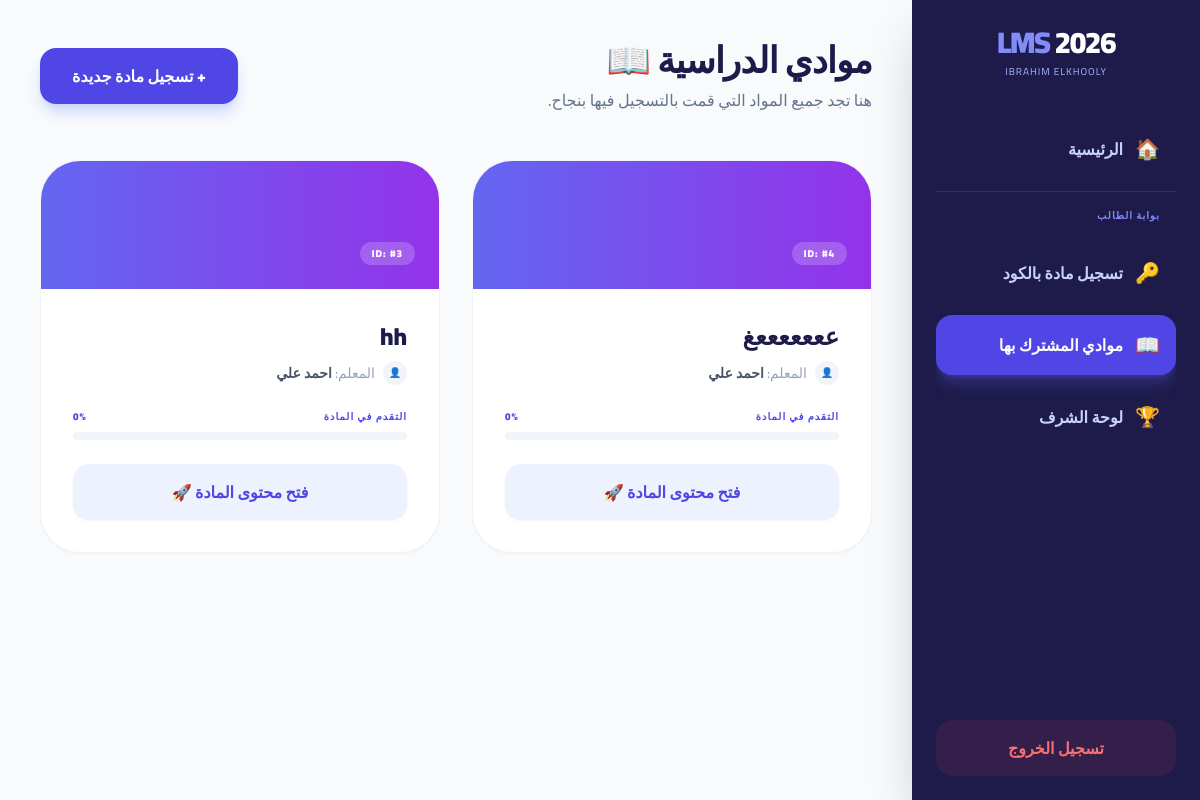
/dashboard/my_courses.php (signed in), run on the app's committed database.
### tables this page shows
CREATE TABLE `courses` (
  `id` int(11) NOT NULL,
  `course_name` varchar(150) NOT NULL,
  `course_code` varchar(20) NOT NULL,
  `teacher_id` int(11) DEFAULT NULL,
  `created_at` timestamp NOT NULL DEFAULT current_timestamp()
);

CREATE TABLE `users` (
  `id` int(11) NOT NULL,
  `full_name` varchar(100) NOT NULL,
  `email` varchar(100) NOT NULL,
  `password` varchar(255) NOT NULL,
  `role` enum('teacher','student') DEFAULT 'student',
  `total_points` int(11) DEFAULT 0,
  `created_at` timestamp NOT NULL DEFAULT current_timestamp()
);

### dashboard/my_courses.php (the view, shortened to what this page needs)
<?php
require_once '../config/db.php';
$student_id = $_SESSION['user_id'];
try {
    $sql = "SELECT c.*, u.full_name as teacher_name
            FROM enrollments e
            JOIN courses c ON e.course_id = c.id
            JOIN users u ON c.teacher_id = u.id
            WHERE e.student_id = ?
            ORDER BY e.enrolled_at DESC";
    $stmt = $pdo->prepare($sql);
    $stmt->execute([$student_id]);
    $my_courses = $stmt->fetchAll();
} catch (PDOException $e) {
    die("خطأ في جلب بيانات موادك: " . $e->getMessage());
}
include '../includes/header.php';
?>
<main class="lg:mr-72 p-6 md:p-10 min-h-screen">
    <header class="flex flex-col md:flex-row justify-between items-start md:items-center mb-12 mt-16 lg:mt-0 animate__animated animate__fadeIn">
        <div>
            <h2 class="text-4xl font-black text-indigo-950 tracking-tight">موادي الدراسية 📖</h2>
            <p class="text-slate-500 mt-2 font-medium">هنا تجد جميع المواد التي قمت بالتسجيل فيها بنجاح.</p>
        </div>
        <a href="join_course.php" class="mt-4 md:mt-0 bg-indigo-600 text-white px-8 py-4 rounded-2xl font-black shadow-lg shadow-indigo-200 hover:scale-105 transition-all">
            + تسجيل مادة جديدة
        </a>
    </header>
    <div class="grid grid-cols-1 md:grid-cols-2 xl:grid-cols-3 gap-8">
        <?php if (empty($my_courses)): ?>
            <div class="col-span-full bg-white p-20 rounded-[3rem] text-center border-2 border-dashed border-slate-200 animate__animated animate__pulse">
                <div class="text-6 mb-4">📂</div>
                <h3 class="text-2xl font-black text-indigo-950">لا يوجد مواد حالياً</h3>
                <p class="text-slate-400 mt-2">يبدو أنك لم تشترك في أي مادة بعد. اطلب الكود من معلمك وابدأ الآن!</p>
                <a href="join_course.php" class="inline-block mt-6 text-indigo-600 font-black border-b-2 border-indigo-600">سجل أول مادة لك من هنا</a>
            </div>
        <?php else: ?>
            <?php foreach ($my_courses as $course): ?>
                <div class="group bg-white rounded-[2.5rem] shadow-sm border border-slate-100 overflow-hidden transition-all duration-500 hover:shadow-2xl hover:-translate-y-2 animate__animated animate__fadeInUp">
                    <div class="h-32 bg-gradient-to-r from-indigo-500 to-purple-600 p-6 flex items-end">
                        <span class="bg-white/20 backdrop-blur-md text-white text-[10px] font-black px-3 py-1 rounded-full uppercase tracking-widest">
                            ID: #<?= $course['id'] ?>
                        </span>
                    </div>
                    <div class="p-8">
                        <h3 class="text-2xl font-black text-indigo-950 mb-2 group-hover:text-indigo-600 transition-colors">
                            <?= htmlspecialchars($course['course_name']) ?>
                        </h3>
                        <div class="flex items-center gap-2 mb-6 text-slate-400 text-sm">
                            <div class="w-6 h-6 bg-slate-100 rounded-full flex items-center justify-center text-[10px]">👤</div>
                            <span>المعلم: <b class="text-slate-600"><?= htmlspecialchars($course['teacher_name']) ?></b></span>
                        </div>
                        <div class="mb-6">
                            <div class="flex justify-between text-[10px] font-black uppercase tracking-widest text-indigo-600 mb-2">
                                <span>التقدم في المادة</span>
                                <span>0%</span>
                            </div>
                            <div class="w-full h-2 bg-slate-100 rounded-full overflow-hidden">
                            </div>
                        </div>
                        <a href="view_course.php?id=<?= $course['id'] ?>"
                           class="flex items-center justify-center w-full bg-indigo-50 text-indigo-600 font-black py-4 rounded-2xl group-hover:bg-indigo-600 group-hover:text-white transition-all shadow-sm">
                           فتح محتوى المادة 🚀
                        </a>
                    </div>
                </div>
            <?php endforeach; ?>
        <?php endif; ?>
    </div>
</main>
</body>
</html>

### includes/header.php (style rules this page uses)
body { font-family: 'Cairo', sans-serif; background-color: #f8fafc; }

### data on the page
courses: id "4", course_name "عععععععغ", teacher.full_name "احمد علي"
courses: id "3", course_name "hh", teacher.full_name "احمد علي"
